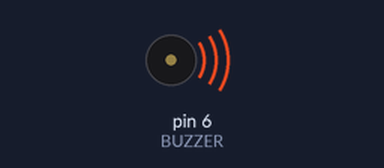
A sketch run on a simulated Arduino Nano, built with avr-gcc and run on an emulated ATmega328P. Shown: buzzer (waves = sounding).

Above: at 1.7 s.
At 32.4 s:
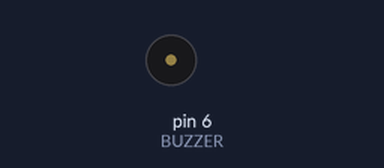
Timing chart, 0 to 35.5 s (numbered marks = the images above):
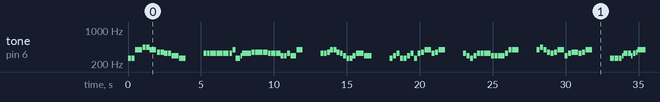

The sketch:

buzzer_music_pack_10.ino
```cpp
// Arduino Nano, PASSIVE buzzer: GND->GND, VCC->5V, I/O->D6
// Ten short public-domain melody excerpts, played sequentially.
// Active buzzers may only beep at a fixed pitch.
#include <Arduino.h>
const byte BUZZER = 6;
struct Note { uint16_t hz; uint16_t ms; };

// 1. Twinkle Twinkle
const Note song1[] = {
  {262,250}, {262,250}, {392,250}, {392,250}, {440,250}, {440,250}, {392,500}, {349,250}, {349,250}, {330,250}, {330,250}, {294,250}, {294,250}, {262,500}
};

// 2. Jingle Bells
const Note song2[] = {
  {330,220}, {330,220}, {330,440}, {330,220}, {330,220}, {330,440}, {330,220}, {392,220}, {262,330}, {294,110}, {330,660}, {349,220}, {349,220}, {349,330}, {349,110}, {349,220}, {330,220}, {330,220}, {330,110}, {330,110}, {330,220}, {294,220}, {294,220}, {330,220}, {294,440}, {392,440}
};

// 3. Ode to Joy
const Note song3[] = {
  {330,220}, {330,220}, {349,220}, {392,220}, {392,220}, {349,220}, {330,220}, {294,220}, {262,220}, {262,220}, {294,220}, {330,220}, {330,330}, {294,110}, {294,440}
};

// 4. Frere Jacques
const Note song4[] = {
  {262,240}, {294,240}, {330,240}, {262,240}, {262,240}, {294,240}, {330,240}, {262,240}, {330,240}, {349,240}, {392,480}, {330,240}, {349,240}, {392,480}
};

// 5. Mary Had a Little Lamb
const Note song5[] = {
  {330,240}, {294,240}, {262,240}, {294,240}, {330,240}, {330,240}, {330,480}, {294,240}, {294,240}, {294,480}, {330,240}, {392,240}, {392,480}
};

// 6. London Bridge
const Note song6[] = {
  {392,240}, {440,240}, {392,240}, {349,240}, {330,240}, {349,240}, {392,480}, {294,240}, {330,240}, {349,480}, {330,240}, {349,240}, {392,480}
};

// 7. Row Row Row Your Boat
const Note song7[] = {
  {262,300}, {262,300}, {262,220}, {294,110}, {330,300}, {330,220}, {294,110}, {330,220}, {349,110}, {392,600}
};

// 8. Old MacDonald
const Note song8[] = {
  {392,240}, {392,240}, {392,240}, {294,240}, {330,240}, {330,240}, {294,480}, {494,240}, {494,240}, {440,240}, {440,240}, {392,480}
};

// 9. When the Saints Go Marching In
const Note song9[] = {
  {262,220}, {330,220}, {349,220}, {392,500}, {262,220}, {330,220}, {349,220}, {392,500}, {262,220}, {330,220}, {349,220}, {392,330}, {330,330}, {262,330}, {330,330}, {294,600}
};

// 10. Brahms Lullaby
const Note song10[] = {
  {392,220}, {392,220}, {466,440}, {392,220}, {392,220}, {466,440}, {392,220}, {466,220}, {622,220}, {587,220}, {523,220}, {523,220}, {466,440}
};

template<size_t N> void play(const Note (&notes)[N]) {
  for (size_t i = 0; i < N; ++i) {
    if (notes[i].hz) tone(BUZZER, notes[i].hz, notes[i].ms * 9 / 10);
    else noTone(BUZZER);
    delay(notes[i].ms);
    noTone(BUZZER);
  }
  delay(1200);
}
void setup() { pinMode(BUZZER, OUTPUT); }
void loop() {
  play(song1);
  play(song2);
  play(song3);
  play(song4);
  play(song5);
  play(song6);
  play(song7);
  play(song8);
  play(song9);
  play(song10);
  delay(2500);
}
```

Measured:
- by itself, tone on pin 6 (BUZZER): plays 262 Hz for 0.23 s, 262 Hz for 0.23 s, 392 Hz for 0.23 s, 392 Hz for 0.23 s, 440 Hz for 0.23 s, 440 Hz for 0.23 s … (358 notes in this stretch)
